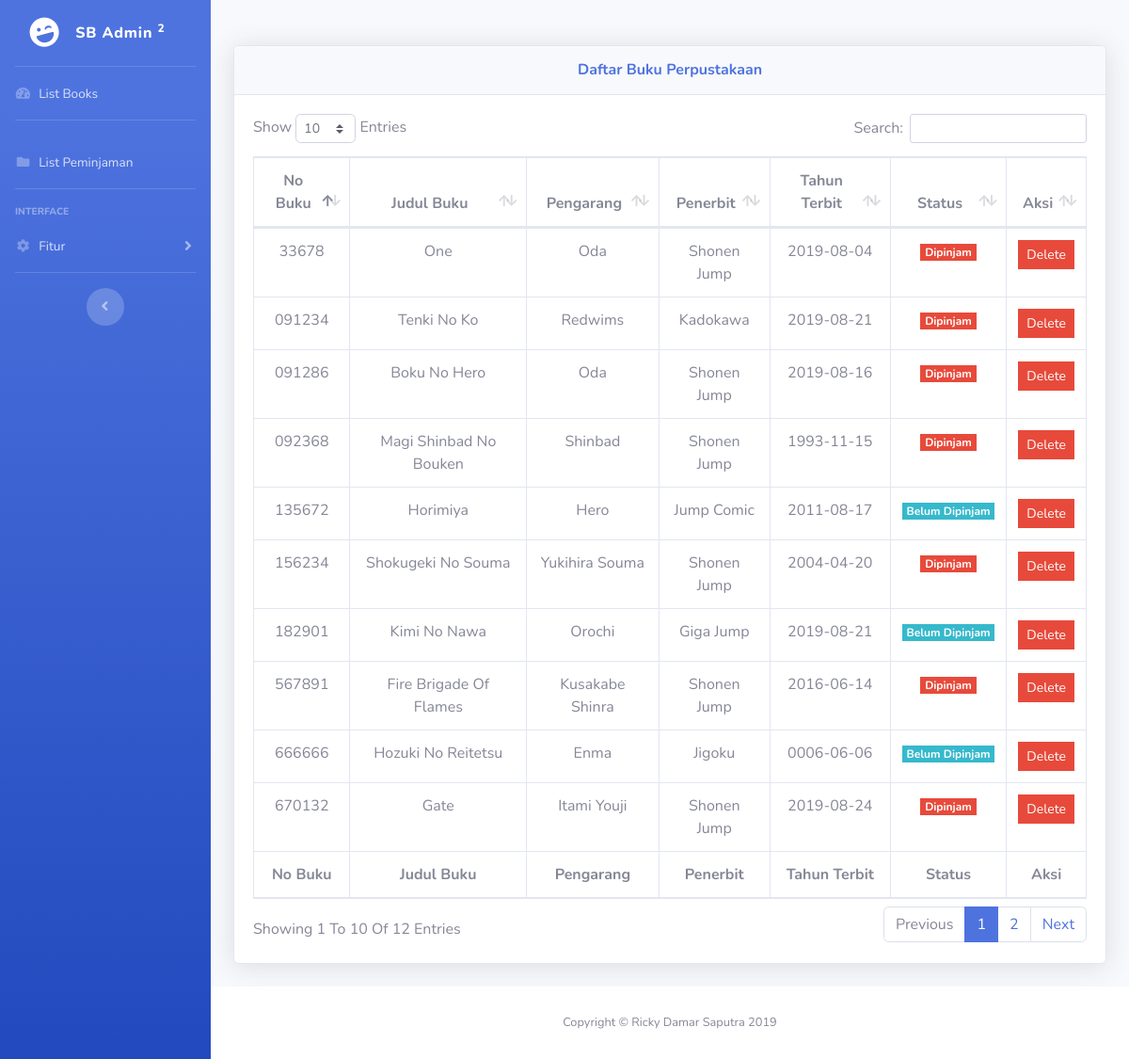
The app's page /index.php (signed in) with its own data.
### tables this page shows
CREATE TABLE `tb_buku` (
  `no_buku` varchar(6) NOT NULL,
  `judul_buku` varchar(40) NOT NULL,
  `pengarang` varchar(20) NOT NULL,
  `penerbit` varchar(20) NOT NULL,
  `tahun_terbit` date NOT NULL,
  `status` enum('dipinjam','belum dipinjam') NOT NULL
);

### functions.php (called while the page is built, shortened)
<?php
$conn = mysqli_connect('localhost', 'root', '', 'db_perpustakaan');
function index($query)
{
    global $conn;
    $result = mysqli_query($conn, $query);
    $rows = [];
    while ($row = mysqli_fetch_assoc($result)) {
        $rows[] = $row;
    }
    return $rows;
}

### index.php (the view, shortened to what this page needs)
<?php
require 'functions.php';
$books = index("SELECT * FROM tb_buku");
?>
<!DOCTYPE html>
<html lang="en">
<head>
  <link href="vendor/fontawesome-free/css/all.min.css" rel="stylesheet" type="text/css">
  <link href="css/sb-admin-2.min.css" rel="stylesheet">
  <link href="vendor/datatables/dataTables.bootstrap4.min.css" rel="stylesheet">
  <link href="css/style.css" rel="stylesheet">
</head>
<body id="page-top">
  <div id="wrapper">
    <ul class="navbar-nav bg-gradient-primary sidebar sidebar-dark accordion" id="accordionSidebar">
      <a class="sidebar-brand d-flex align-items-center justify-content-center" href="index.php">
        <div class="sidebar-brand-icon rotate-n-15">
          <i class="fas fa-laugh-wink"></i>
        </div>
        <div class="sidebar-brand-text mx-3">SB Admin <sup>2</sup></div>
      </a>
      <hr class="sidebar-divider my-0">
      <li class="nav-item">
        <a class="nav-link" href="index.php">
          <i class="fas fa-fw fa-tachometer-alt"></i>
          <span>List Books</span></a>
      </li>
      <hr class="sidebar-divider">
      <li class="nav-item">
        <a class="nav-link" href="list_pinjam.php">
          <i class="fas fa-fw fa-folder"></i>
          <span>list peminjaman</span>
        </a>
      </li>
      <hr class="sidebar-divider">
      <div class="sidebar-heading">
        Interface
      </div>
      <li class="nav-item">
        <a class="nav-link collapsed" href="#" data-toggle="collapse" data-target="#collapseTwo" aria-expanded="true" aria-controls="collapseTwo">
          <i class="fas fa-fw fa-cog"></i>
          <span>Fitur</span>
        </a>
      </li>
      <hr class="sidebar-divider d-none d-md-block">
      <div class="text-center d-none d-md-inline">
        <button class="rounded-circle border-0" id="sidebarToggle"></button>
      </div>
    </ul>
    <div id="content-wrapper" class="d-flex flex-column">
      <div id="content" class="mt-5">
        <div class="container-fluid">
          <div class="card shadow mb-4">
            <div class="card-header py-3">
              <h6 class="m-0 font-weight-bold text-primary text-center">Daftar Buku Perpustakaan</h6>
            </div>
            <div class="card-body">
              <div class="table-responsive">
                <table class="table table-bordered text-center" id="dataTable" width="100%" cellspacing="0">
                  <thead>
                    <tr>
                      <th>no buku</th>
                      <th>judul buku</th>
                      <th>pengarang</th>
                      <th>penerbit</th>
                      <th>tahun terbit</th>
                      <th>status</th>
                      <th>aksi</th>
                    </tr>
                  </thead>
                  <tfoot>
                    <tr>
                      <th>no buku</th>
                      <th>judul buku</th>
                      <th>pengarang</th>
                      <th>penerbit</th>
                      <th>tahun terbit</th>
                      <th>status</th>
                      <th>aksi</th>
                    </tr>
                  </tfoot>
                  <tbody>
                    <?php foreach ($books as $book) : ?>
                    <tr>
                      <td><?= $book["no_buku"]; ?></td>
                      <td><?= $book["judul_buku"]; ?></td>
                      <td><?= $book["pengarang"]; ?></td>
                      <td><?= $book["penerbit"]; ?></td>
                      <td><?= $book["tahun_terbit"]; ?></td>
                      <?php if ($book["status"] === "dipinjam") : ?>
                      <td><span class="badge badge-danger"><?= $book["status"]; ?></span></td>
                      <?php else : ?>
                      <td><span class="badge badge-info"><?= $book["status"]; ?></span></td>
                      <?php endif; ?>
                      <td>
                        <a href="delete_book.php?no_buku=<?= $book["no_buku"]; ?>" class="btn btn-danger btn-sm" onclick="return confirm('apakah anda yakin akan MENGHAPUS data ini ?');">delete</a>
                      </td>
                    </tr>
                    <?php endforeach; ?>
                  </tbody>
                </table>
              </div>
            </div>
          </div>
        </div>
      </div>
      <footer class="sticky-footer bg-white">
        <div class="container my-auto">
          <div class="copyright text-center my-auto">
            <span>Copyright &copy; Ricky Damar Saputra 2019</span>
          </div>
        </div>
      </footer>
    </div>
  </div>
</body>
</html>

### css/style.css (style rules this page uses)
* { text-transform: capitalize; }
.btn, .badge { border-radius: 0; }

### records on screen
tb_buku: no_buku "091234", judul_buku "Tenki No Ko", pengarang "Redwims", penerbit "Kadokawa", tahun_terbit "2019-08-21", status "Dipinjam"
tb_buku: no_buku "091286", judul_buku "Boku No Hero", pengarang "Oda", penerbit "Shonen Jump", tahun_terbit "2019-08-16", status "Dipinjam"
tb_buku: no_buku "092368", judul_buku "Magi Shinbad No Bouken", pengarang "Shinbad", penerbit "Shonen Jump", tahun_terbit "1993-11-15", status "Dipinjam"
tb_buku: no_buku "135672", judul_buku "Horimiya", pengarang "Hero", penerbit "Jump Comic", tahun_terbit "2011-08-17", status "Belum Dipinjam"
tb_buku: no_buku "156234", judul_buku "Shokugeki No Souma", pengarang "Yukihira Souma", penerbit "Shonen Jump", tahun_terbit "2004-04-20", status "Dipinjam"
tb_buku: no_buku "182901", judul_buku "Kimi No Nawa", pengarang "Orochi", penerbit "Giga Jump", tahun_terbit "2019-08-21", status "Belum Dipinjam"
tb_buku: no_buku "33678", judul_buku "One", pengarang "Oda", penerbit "Shonen Jump", tahun_terbit "2019-08-04", status "Dipinjam"
tb_buku: no_buku "567891", judul_buku "Fire Brigade Of Flames", pengarang "Kusakabe Shinra", penerbit "Shonen Jump", tahun_terbit "2016-06-14", status "Dipinjam"
tb_buku: no_buku "666666", judul_buku "Hozuki No Reitetsu", pengarang "Enma", penerbit "Jigoku", tahun_terbit "0006-06-06", status "Belum Dipinjam"
tb_buku: no_buku "670132", judul_buku "Gate", pengarang "Itami Youji", penerbit "Shonen Jump", tahun_terbit "2019-08-24", status "Dipinjam"
